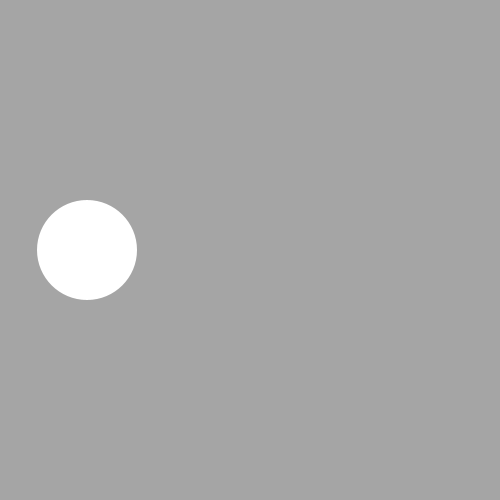
Frame 1 (no input)
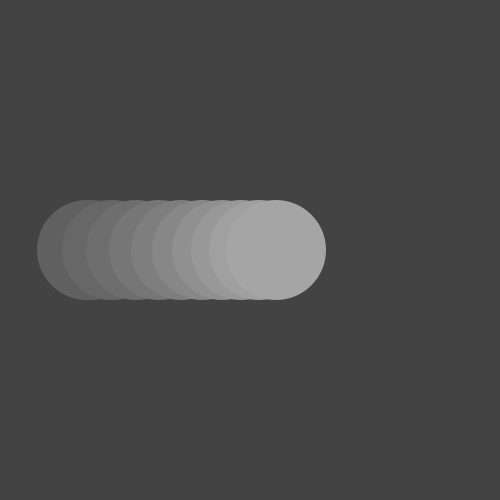
Frame 60 (the mouse pressed at the canvas centre just before this capture)
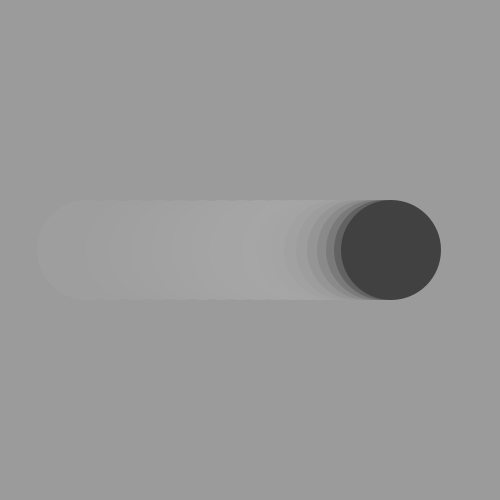
Frame 120 (the mouse held since frame 60 and released just before this capture)

The Processing sketch that drew these frames (run headless with seeded random() and noise(); from frame 60 on, the mouse is pressed at the canvas centre):

// Processing sketch: p20190826
// ── p20190826.pde

float speed = 25, a = -1, x = 87;
int back_color = 5, color_d = 10;
void setup() {
    size(500, 500);
}
void draw() {
    fill(back_color, 50);
    noStroke();
    rect(0, 0, 500, 500);
    fill(260 - back_color);
    ellipse(x, 250, 100, 100);
    back_color += color_d;
    x += speed;
    speed += a;
    if(speed == 0 && a < 0) {
        speed = -25;
        a = 1;
    } else if (speed == 0 && a > 0) {
        speed = 25;
        a = -1;
    }
    if(back_color == 255)color_d = -10;
    else if (back_color == 5)color_d = 10;
}


// ツイート用
// float s=25,a=-1,x=87;int c=5,d=10;void setup(){size(500,500);}void draw(){fill(c,50);noStroke();rect(0,0,500,500);fill(260-c);ellipse(x,250,100,100);c+=d;x+=s;s+=a;if(s==0&&a<0){s=-25;a=1;}else if(s==0&&a>0){s=25;a=-1;}if(c==255)d=-10;else if(c == 5)d = 10;}
